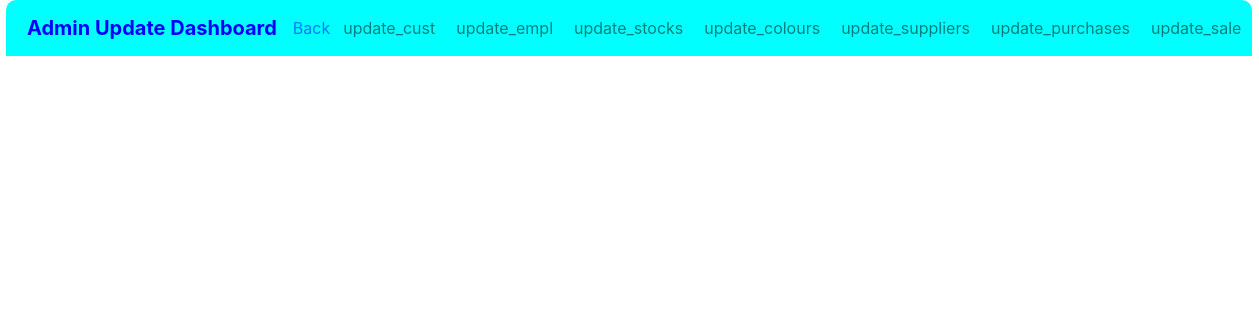
Screenshot of /Update_page.php with the database file from the repository.
### tables this page shows
CREATE TABLE `admin_access_pages` (
  `id` int(10) NOT NULL,
  `page_name` varchar(50) NOT NULL,
  `display_page` varchar(50) NOT NULL,
  `Status` varchar(15) NOT NULL
);

### Update_page.php (the view, shortened to what this page needs)
<?php
$servername = "localhost";
$username = "username";
$password = "password";
$dbname = "waqas_cloth_house";
$conn = new mysqli($servername, $username, $password, $dbname);
$sql = "SELECT page_name, display_page FROM admin_access_pages WHERE Status = 'update'";
$result = $conn->query($sql);
?>
<!DOCTYPE html>
<html lang="en">
<head>
    <link href="https://stackpath.bootstrapcdn.com/bootstrap/4.5.2/css/bootstrap.min.css" rel="stylesheet">
</head>
<body>
    <nav class="navbar navbar-expand-lg navbar-light">
        <a class="navbar-brand" href="#">Admin Update Dashboard</a>
        <a href="admin_dashboard.html">Back</a>
        <div class="collapse navbar-collapse" id="navbarNav">
            <ul class="navbar-nav">
                <?php
                if ($result->num_rows > 0) {
                    while ($row = $result->fetch_assoc()) {
                        $page_name = $row["page_name"];
                        $display_page = $row["display_page"];
                        echo "<li class='nav-item'>
                                <a class='nav-link' href='?page={$page_name}'>{$display_page}</a>
                              </li>";
                    }
                } else {
                    echo "<li class='nav-item'><a class='nav-link' href='#'>No Pages Found</a></li>";
                }
                ?>
            </ul>
        </div>
    </nav>
</body>
</html>

### Update_page.php (style rules this page uses)
.navbar { background-color: aqua !important; border-top-left-radius: 10px; border-top-right-radius: 10px; margin-bottom: -8px; margin-left: 6px; margin-right: 7px; }
.navbar-brand { color: blue !important; font-weight: bold; padding-left: 5px; }
.navbar-nav .nav-link { color: #ffffff; margin-left: 5px; font-weight: 10px; }

### rows the page displays
admin_access_pages: display_page "update_cust"
admin_access_pages: display_page "update_empl"
admin_access_pages: display_page "update_stocks"
admin_access_pages: display_page "update_colours"
admin_access_pages: display_page "update_suppliers"
admin_access_pages: display_page "update_purchases"
admin_access_pages: display_page "update_sale"
